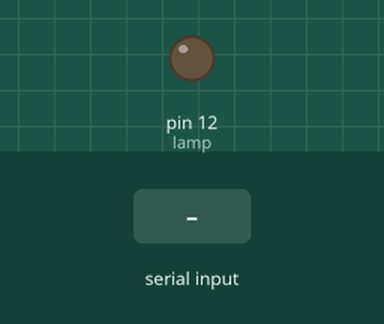
Simulated run of this sketch. Board: Arduino Uno, built with avr-gcc and run on an emulated ATmega328P. Shown: output pins drawn as LEDs (lit = HIGH). Inputs (shaded band) come from the test bench.

Above: at 1.2 s.
1.3 s: "H" received over Serial
At 1.6 s:
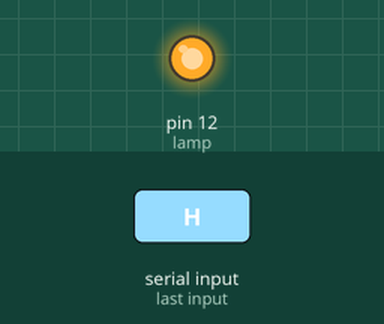
2.8 s: "L" received over Serial
At 3.9 s:
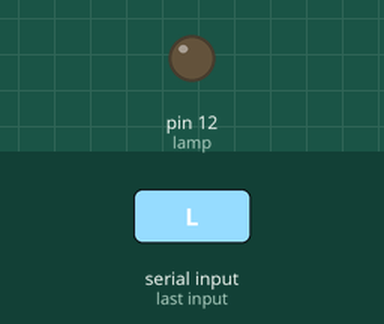
Timing chart, 0 to 5.8 s (numbered marks = the images above; inputs shaded):
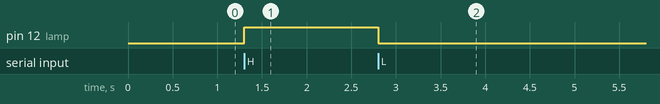

Measured:
- after the input at 1.3 s, pin 12 (lamp): LOW → HIGH at once
- after the input at 2.8 s, pin 12 (lamp): HIGH → LOW at once

The sketch:

arduino.ino
```cpp
int lamp = 12;
bool lampState;

void setup()
{
  pinMode(lamp, OUTPUT);
  digitalWrite(lamp, lampState);
  Serial.begin(9600);
}

void loop()
{
  char command = Serial.read();
  if (command == 'L' && lampState == HIGH)
  {
    digitalWrite(lamp, LOW);
    lampState = LOW;
  }
  else if (command == 'H' && lampState == LOW)
  {
    digitalWrite(lamp, HIGH);
    lampState = HIGH;
  }
}
```
